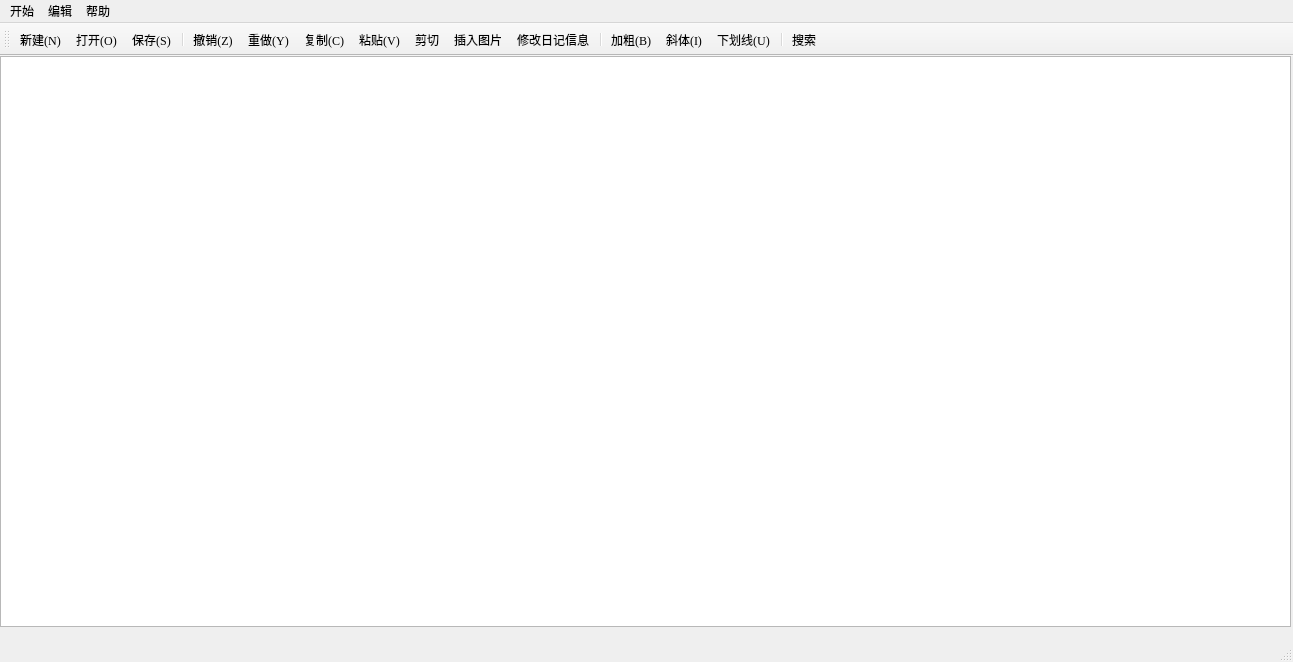
<?xml version="1.0" encoding="UTF-8"?>
<ui version="4.0">
 <class>MainWindow</class>
 <widget class="QMainWindow" name="MainWindow">
  <property name="geometry">
   <rect>
    <x>0</x>
    <y>0</y>
    <width>1293</width>
    <height>662</height>
   </rect>
  </property>
  <property name="font">
   <font>
    <family>Georgia</family>
   </font>
  </property>
  <property name="windowTitle">
   <string>My Note</string>
  </property>
  <widget class="QWidget" name="centralwidget">
   <widget class="QWidget" name="horizontalLayoutWidget">
    <property name="geometry">
     <rect>
      <x>0</x>
      <y>0</y>
      <width>1291</width>
      <height>571</height>
     </rect>
    </property>
    <layout class="QHBoxLayout" name="horizontalLayout" stretch="3">
     <item>
      <widget class="QTextEdit" name="textEdit"/>
     </item>
    </layout>
   </widget>
  </widget>
  <widget class="QStatusBar" name="statusbar"/>
  <widget class="QToolBar" name="toolBar">
   <property name="windowTitle">
    <string>toolBar</string>
   </property>
   <attribute name="toolBarArea">
    <enum>TopToolBarArea</enum>
   </attribute>
   <attribute name="toolBarBreak">
    <bool>false</bool>
   </attribute>
   <addaction name="actionnew"/>
   <addaction name="actionopen"/>
   <addaction name="actionsave"/>
   <addaction name="separator"/>
   <addaction name="actionundo"/>
   <addaction name="actionredo"/>
   <addaction name="actioncopy"/>
   <addaction name="actionpaste"/>
   <addaction name="actioncut"/>
   <addaction name="actionphoto"/>
   <addaction name="actionchangeinfo"/>
   <addaction name="separator"/>
   <addaction name="actionbold"/>
   <addaction name="actionitalic"/>
   <addaction name="actionunderline"/>
   <addaction name="separator"/>
   <addaction name="actionlookup"/>
  </widget>
  <widget class="QMenuBar" name="menubar">
   <property name="geometry">
    <rect>
     <x>0</x>
     <y>0</y>
     <width>1293</width>
     <height>26</height>
    </rect>
   </property>
   <widget class="QMenu" name="menu">
    <property name="title">
     <string>开始</string>
    </property>
    <addaction name="separator"/>
    <addaction name="separator"/>
    <addaction name="actionnew"/>
    <addaction name="actionopen"/>
    <addaction name="actionsave"/>
   </widget>
   <widget class="QMenu" name="menu_2">
    <property name="title">
     <string>编辑</string>
    </property>
    <addaction name="actioncopy"/>
    <addaction name="actionpaste"/>
    <addaction name="actionredo"/>
    <addaction name="actionundo"/>
    <addaction name="actioncut"/>
    <addaction name="actionbold"/>
    <addaction name="actionitalic"/>
    <addaction name="actionunderline"/>
    <addaction name="actionphoto"/>
   </widget>
   <widget class="QMenu" name="menu_3">
    <property name="title">
     <string>帮助</string>
    </property>
    <addaction name="actionlookup"/>
   </widget>
   <addaction name="menu"/>
   <addaction name="menu_2"/>
   <addaction name="menu_3"/>
  </widget>
  <action name="actionpaste">
   <property name="icon">
    <iconset resource="myResources.qrc">
     <normaloff>:/myImages/image/粘贴.png</normaloff>:/myImages/image/粘贴.png</iconset>
   </property>
   <property name="text">
    <string>粘贴(&amp;V)</string>
   </property>
   <property name="toolTip">
    <string>&lt;html&gt;&lt;head/&gt;&lt;body&gt;&lt;p align=&quot;center&quot;&gt;粘贴&lt;/p&gt;&lt;/body&gt;&lt;/html&gt;</string>
   </property>
   <property name="statusTip">
    <string>粘贴</string>
   </property>
   <property name="shortcut">
    <string>Ctrl+V</string>
   </property>
  </action>
  <action name="actionnew">
   <property name="checkable">
    <bool>false</bool>
   </property>
   <property name="icon">
    <iconset resource="myResources.qrc">
     <normaloff>:/myImages/image/icon_添加.png</normaloff>:/myImages/image/icon_添加.png</iconset>
   </property>
   <property name="text">
    <string>新建(&amp;N)</string>
   </property>
   <property name="toolTip">
    <string>&lt;html&gt;&lt;head/&gt;&lt;body&gt;&lt;p&gt;新建&lt;/p&gt;&lt;/body&gt;&lt;/html&gt;</string>
   </property>
   <property name="statusTip">
    <string>新建文件</string>
   </property>
   <property name="shortcut">
    <string>Ctrl+N</string>
   </property>
  </action>
  <action name="actionopen">
   <property name="icon">
    <iconset resource="myResources.qrc">
     <normaloff>:/myImages/image/打开.png</normaloff>:/myImages/image/打开.png</iconset>
   </property>
   <property name="text">
    <string>打开(&amp;O)</string>
   </property>
   <property name="toolTip">
    <string>&lt;html&gt;&lt;head/&gt;&lt;body&gt;&lt;p&gt;打开&lt;/p&gt;&lt;/body&gt;&lt;/html&gt;</string>
   </property>
   <property name="statusTip">
    <string>打开文件</string>
   </property>
   <property name="shortcut">
    <string>Ctrl+O</string>
   </property>
  </action>
  <action name="actionsave">
   <property name="icon">
    <iconset resource="myResources.qrc">
     <normaloff>:/myImages/image/icon_保存.png</normaloff>:/myImages/image/icon_保存.png</iconset>
   </property>
   <property name="text">
    <string>保存(&amp;S)</string>
   </property>
   <property name="toolTip">
    <string>&lt;html&gt;&lt;head/&gt;&lt;body&gt;&lt;p&gt;保存&lt;/p&gt;&lt;/body&gt;&lt;/html&gt;</string>
   </property>
   <property name="statusTip">
    <string>保存</string>
   </property>
   <property name="shortcut">
    <string>Ctrl+S</string>
   </property>
  </action>
  <action name="actionsaveas">
   <property name="text">
    <string>另存为</string>
   </property>
   <property name="toolTip">
    <string>&lt;html&gt;&lt;head/&gt;&lt;body&gt;&lt;p&gt;另存为&lt;/p&gt;&lt;/body&gt;&lt;/html&gt;</string>
   </property>
   <property name="shortcut">
    <string>Ctrl+Shift+S</string>
   </property>
  </action>
  <action name="actionredo">
   <property name="icon">
    <iconset resource="myResources.qrc">
     <normaloff>:/myImages/image/下一步.png</normaloff>:/myImages/image/下一步.png</iconset>
   </property>
   <property name="text">
    <string>重做(&amp;Y)</string>
   </property>
   <property name="toolTip">
    <string>&lt;html&gt;&lt;head/&gt;&lt;body&gt;&lt;p&gt;重做&lt;/p&gt;&lt;/body&gt;&lt;/html&gt;</string>
   </property>
   <property name="statusTip">
    <string>重做</string>
   </property>
   <property name="shortcut">
    <string>Ctrl+Y</string>
   </property>
  </action>
  <action name="actionundo">
   <property name="icon">
    <iconset resource="myResources.qrc">
     <normaloff>:/myImages/image/上一步.png</normaloff>:/myImages/image/上一步.png</iconset>
   </property>
   <property name="text">
    <string>撤销(&amp;Z)</string>
   </property>
   <property name="toolTip">
    <string>&lt;html&gt;&lt;head/&gt;&lt;body&gt;&lt;p&gt;撤销&lt;/p&gt;&lt;/body&gt;&lt;/html&gt;</string>
   </property>
   <property name="statusTip">
    <string>撤销</string>
   </property>
   <property name="shortcut">
    <string>Ctrl+Z</string>
   </property>
  </action>
  <action name="actiontoolbox">
   <property name="text">
    <string>工具栏</string>
   </property>
   <property name="toolTip">
    <string>&lt;html&gt;&lt;head/&gt;&lt;body&gt;&lt;p align=&quot;center&quot;&gt;工具栏&lt;/p&gt;&lt;/body&gt;&lt;/html&gt;</string>
   </property>
  </action>
  <action name="actioncopy">
   <property name="icon">
    <iconset resource="myResources.qrc">
     <normaloff>:/myImages/image/复制 (2).png</normaloff>:/myImages/image/复制 (2).png</iconset>
   </property>
   <property name="text">
    <string>复制(&amp;C)</string>
   </property>
   <property name="statusTip">
    <string>复制</string>
   </property>
   <property name="shortcut">
    <string>Ctrl+C</string>
   </property>
  </action>
  <action name="actioncut">
   <property name="icon">
    <iconset resource="myResources.qrc">
     <normaloff>:/myImages/image/剪切.png</normaloff>:/myImages/image/剪切.png</iconset>
   </property>
   <property name="text">
    <string>剪切</string>
   </property>
   <property name="statusTip">
    <string>剪切</string>
   </property>
   <property name="shortcut">
    <string>Ctrl+Alt+C</string>
   </property>
  </action>
  <action name="actionbold">
   <property name="checkable">
    <bool>true</bool>
   </property>
   <property name="icon">
    <iconset resource="myResources.qrc">
     <normaloff>:/myImages/image/形状-文字.png</normaloff>:/myImages/image/形状-文字.png</iconset>
   </property>
   <property name="text">
    <string>加粗(&amp;B)</string>
   </property>
   <property name="statusTip">
    <string>加粗</string>
   </property>
   <property name="shortcut">
    <string>Ctrl+B</string>
   </property>
  </action>
  <action name="actionitalic">
   <property name="checkable">
    <bool>true</bool>
   </property>
   <property name="icon">
    <iconset resource="myResources.qrc">
     <normaloff>:/myImages/image/斜体 (1).png</normaloff>:/myImages/image/斜体 (1).png</iconset>
   </property>
   <property name="text">
    <string>斜体(&amp;I)</string>
   </property>
   <property name="statusTip">
    <string>斜体</string>
   </property>
   <property name="shortcut">
    <string>Ctrl+I</string>
   </property>
  </action>
  <action name="actionunderline">
   <property name="checkable">
    <bool>true</bool>
   </property>
   <property name="icon">
    <iconset resource="myResources.qrc">
     <normaloff>:/myImages/image/字体下划线.png</normaloff>:/myImages/image/字体下划线.png</iconset>
   </property>
   <property name="text">
    <string>下划线(&amp;U)</string>
   </property>
   <property name="statusTip">
    <string>下划线</string>
   </property>
   <property name="shortcut">
    <string>Ctrl+U</string>
   </property>
  </action>
  <action name="actionphoto">
   <property name="icon">
    <iconset resource="myResources.qrc">
     <normaloff>:/myImages/image/图片添加.png</normaloff>:/myImages/image/图片添加.png</iconset>
   </property>
   <property name="text">
    <string>插入图片</string>
   </property>
  </action>
  <action name="actionlookup">
   <property name="icon">
    <iconset resource="myResources.qrc">
     <normaloff>:/myImages/image/搜索.png</normaloff>:/myImages/image/搜索.png</iconset>
   </property>
   <property name="text">
    <string>搜索</string>
   </property>
  </action>
  <action name="actionchangeinfo">
   <property name="icon">
    <iconset resource="myResources.qrc">
     <normaloff>:/myImages/image/修改.png</normaloff>:/myImages/image/修改.png</iconset>
   </property>
   <property name="text">
    <string>修改日记信息</string>
   </property>
  </action>
  <action name="actionhelp">
   <property name="icon">
    <iconset resource="myResources.qrc">
     <normaloff>:/myImages/image/icon_疑问空心.png</normaloff>:/myImages/image/icon_疑问空心.png</iconset>
   </property>
   <property name="text">
    <string>使用说明</string>
   </property>
  </action>
 </widget>
 <resources>
  <include location="myResources.qrc"/>
 </resources>
 <connections/>
</ui>
